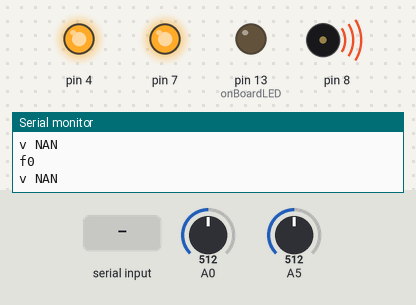
A sketch run on a simulated Arduino Uno, built with avr-gcc and run on an emulated ATmega328P. On the bench: output pins drawn as LEDs (lit = HIGH), buzzer (waves = sounding), the last lines printed to the serial monitor. The inputs (shaded band) are chosen by the test bench; at power-on: A5 = 512, A0 = 512.

Above: at 6.2 s.
6.3 s: "t,45\n" received over Serial
At 6.9 s:
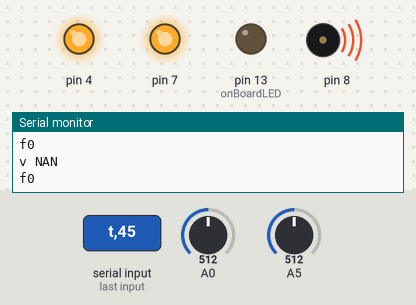
7.8 s: A5 set to 306
At 8.9 s:
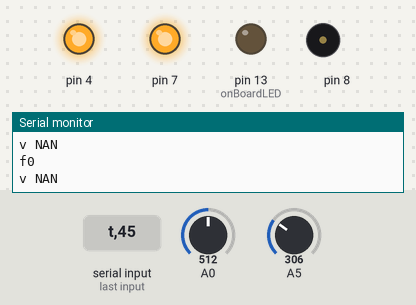
10.8 s: A5 set to 511
At 11.4 s:
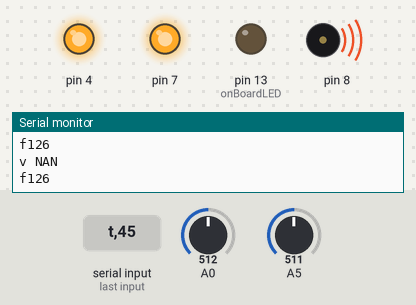
13.8 s: A5 set to 122
At 14.7 s:
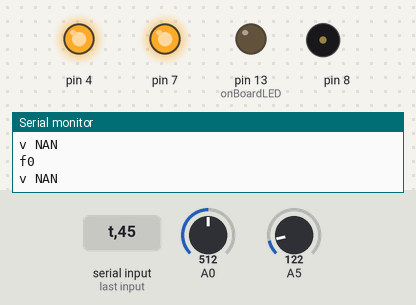
Timing chart, 0 to 16.3 s (numbered marks = the images above; inputs shaded):
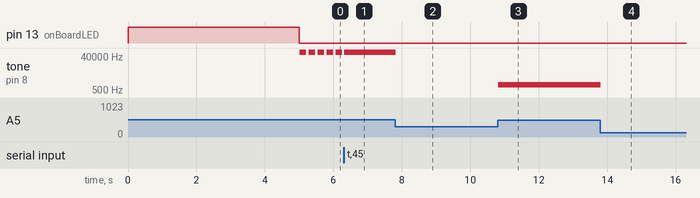

The sketch:

Theremin-Ardunio.ino
```cpp
 int ldrFreqLow = 1023;
 int ldrFreqHigh = 0;
 int ldrVolLow = 1023;
 int ldrVolHigh = 0;

 int ldrFreqRead = 0;
 int ldrVolRead = 0;

 int delayVal = 250;

 const int onBoardLED = 13;

 void setup() {
  Serial.begin(9600);
  pinMode(onBoardLED, OUTPUT);
  digitalWrite(onBoardLED, HIGH);

  pinMode(7, OUTPUT);
  digitalWrite(7, HIGH);
  pinMode(4, OUTPUT);
  digitalWrite(4, HIGH);

  while(millis() < 5000) {
    ldrFreqRead = analogRead(A5);
    ldrVolRead = analogRead(A0);

    if(ldrFreqRead > ldrFreqHigh) {
      ldrFreqHigh = ldrFreqRead;
    }

    if(ldrFreqRead < ldrFreqLow) {
      ldrFreqLow = ldrFreqRead;
    }

    if(ldrVolRead > ldrVolHigh) {
      ldrVolHigh = ldrVolRead;
    }

    if(ldrVolRead < ldrVolLow) {
      ldrVolLow = ldrVolRead;
    }
  }
  digitalWrite(onBoardLED, LOW);
}

float mapF(float x, float in_min, float in_max, float out_min, float out_max) {
  return (x - in_min) * (out_max - out_min) / (in_max - in_min) + out_min;
}

void loop() {

  if(Serial.available() > 0) {
    String inp = Serial.readStringUntil('\n');
    if(inp.charAt(0) == 't') {
      inp = inp.substring(1);
      delayVal = inp.toInt();
    }
  }

  ldrFreqRead = analogRead(A5);
  ldrVolRead = analogRead(A0);

  if(ldrFreqRead > ldrFreqHigh) {
      ldrFreqHigh = ldrFreqRead;
    }

    if(ldrFreqRead < ldrFreqLow) {
      ldrFreqLow = ldrFreqRead;
    }

    if(ldrVolRead > ldrVolHigh) {
      ldrVolHigh = ldrVolRead;
    }

    if(ldrVolRead < ldrVolLow) {
      ldrVolLow = ldrVolRead;
    }

//  Serial.write(ldrFreqRead);
//  Serial.flush();

  int pitch = map(ldrFreqRead, ldrFreqLow, ldrFreqHigh, 0, 1000);

  int newMapF = map(ldrFreqRead, ldrFreqLow, ldrFreqHigh, 0, 127);
  newMapF = constrain(newMapF, 0, 127);

  float newMapV = mapF(ldrVolRead, ldrVolLow, ldrVolHigh, 0, 1);

  String outpFreq = "f" + String(newMapF);
  String outpVol = "v" + String(newMapV);

  Serial.println(outpFreq);
  Serial.flush();

  Serial.println(outpVol);
  Serial.flush();

  tone(8, pitch, 200);

  delay(delayVal);
}
```

Measured:
- after the input at 6.3 s, tone on pin 8: goes on until 6.3 s, then stays 65535 Hz
- after the input at 7.8 s, tone on pin 8: 65535 Hz → silent at once
- after the input at 10.8 s, tone on pin 8: silent → 995 Hz at once
- after the input at 13.8 s, tone on pin 8: 995 Hz → silent at once
- by itself, tone on pin 8: alternates 65535 Hz for 0.20 s and silent for 0.06 s
